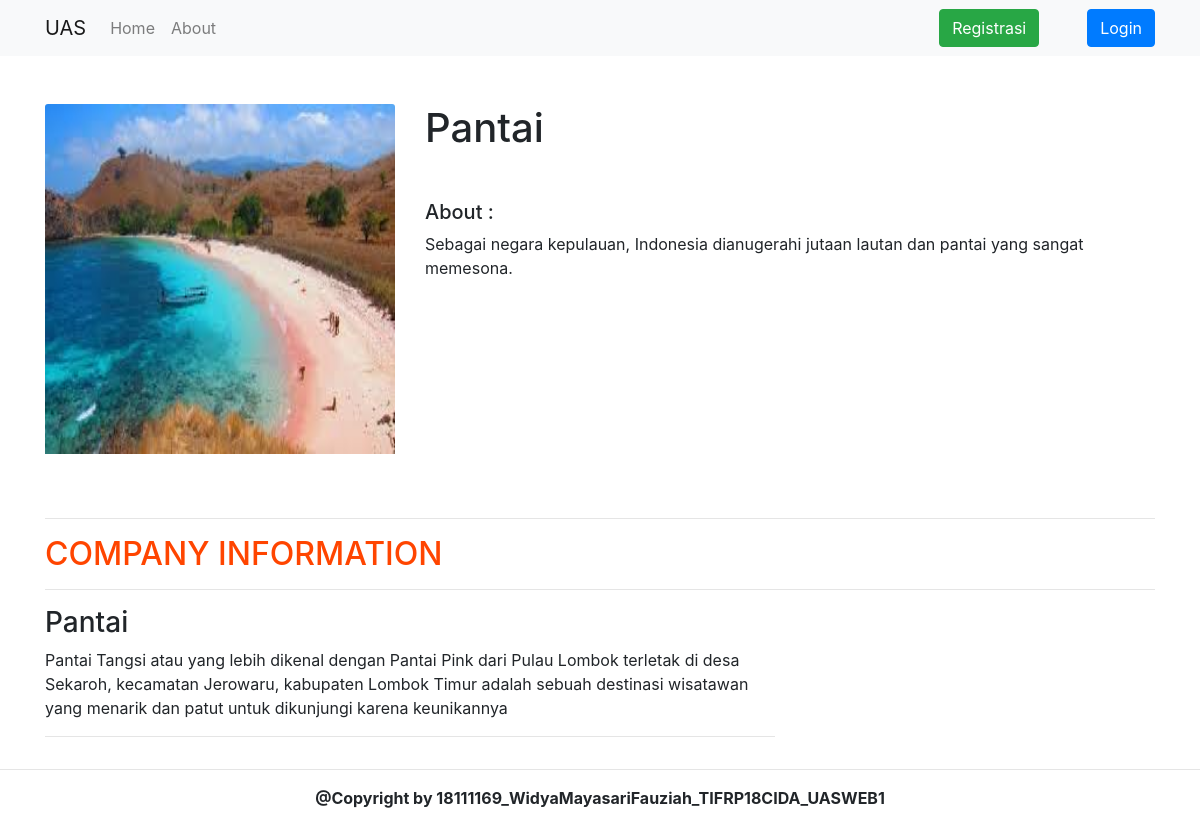
Screenshot of /halaman-detail.php?id=2 with the database file from the repository.
### tables this page shows
CREATE TABLE `companies` (
  `id_company` int(11) NOT NULL,
  `image` varchar(255) NOT NULL,
  `company_name` varchar(22) NOT NULL,
  `about` varchar(255) NOT NULL
);

CREATE TABLE `detail` (
  `id_company` int(11) NOT NULL,
  `id_detail` int(11) NOT NULL,
  `tittle` varchar(255) NOT NULL,
  `desc` varchar(255) NOT NULL
);

### halaman-detail.php (the view, shortened to what this page needs)
<!doctype html>
<html lang="en">
<?php
include 'koneksi.php';
$id = $_GET['id'];
$data = $conn->prepare("SELECT * FROM companies WHERE id_company = $id");
$data->execute();
$companies = $data->fetch();
$data = $conn->prepare('SELECT * FROM detail INNER JOIN companies ON detail.id_company = companies.id_company WHERE companies.id_company = :id');
$data->bindParam(':id', $id);
$data->execute();
$details = $data->fetchAll();
?>
<head>
    <link rel="stylesheet" href="css/bootstrap.min.css">
</head>
<body>
    <nav class="navbar navbar-expand-lg navbar-light bg-light">
        <div class="container">
            <a class="navbar-brand" href="#">UAS</a>
            <ul class="navbar-nav mr-auto">
                <li class="nav-item ">
                    <a class="nav-link" href="index.php">Home </a>
                </li>
                <li class="nav-item">
                    <a class="nav-link" href="#">About</a>
                </li>
            </ul>
            <div class="d-flex">
                <a href="halaman-registrasi.php" class="btn btn-success mr-5">Registrasi</a>
                <a href="halaman-login.php" class="btn btn-primary">Login</a>
            </div>
        </div>
    </nav>
    <div class="container mt-5">
        <div class="row">
            <div class="col-md-4">
                <img class="card-img-top" src="image/<?php echo $companies['image'] ?>" alt="Card image cap" height="350px" width="100%">
            </div>
            <div class="col-md-8">
                <?php if ($companies) { ?>
                    <h1><?php echo $companies['company_name'] ?></h1>
                    <h5 class="mt-5">About :</h5>
                    <p><?php echo $companies['about'] ?></p>
                <?php } ?>
            </div>
        </div>
        <div class="row mt-5">
            <div class="col-md-12">
                <hr>
                <h2 style="color: orangered;">COMPANY INFORMATION</h2>
                <hr>
                <div class="row">
                    <div class="col-md-8">
                        <?php if ($details > 0) { ?>
                            <?php foreach ($details as $detail) { ?>
                                <h3><?php echo $detail['tittle'] ?></h3>
                                <p><?php echo $detail['desc'] ?></p>
                                <hr>
                            <?php } ?>
                        <?php } ?>
                    </div>
                </div>
            </div>
        </div>
    </div>
    <hr>
    <div class="row ">
        <div class="col-md-12 text-center">
            <p class="font-weight-bold">
                @Copyright by 18111169_WidyaMayasariFauziah_TIFRP18CIDA_UASWEB1
            </p>
        </div>
    </div>
</body>
</html>

### rows the page displays
companies: image (picture), company_name "Pantai", about "Sebagai negara kepulauan, Indonesia dianugerahi jutaan lautan dan pantai yang sangat memesona."
detail: tittle "Pantai", desc "Pantai Tangsi atau yang lebih dikenal dengan Pantai Pink dari Pulau Lombok terletak di desa Sekaroh, kecamatan Jerowaru, kabupaten Lombok Timur adalah sebuah destinasi wisatawan yang menarik dan patut untuk dikunjungi karena keunikannya"
